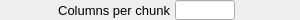
    <widget class="PyDMFrame" name="composite_9">
      <property name="geometry">
        <rect>
          <x>75</x>
          <y>580</y>
          <width>300</width>
          <height>20</height>
        </rect>
      </property>
      <widget class="QLabel" name="text_10">
        <property name="geometry">
          <rect>
            <x>0</x>
            <y>0</y>
            <width>170</width>
            <height>20</height>
          </rect>
        </property>
        <property name="text">
          <string>Columns per chunk</string>
        </property>
        <property name="font" stdset="0">
          <font>
            <pointsize>10</pointsize>
          </font>
        </property>
        <property name="brush" stdset="0">
          <brush brushstyle="SolidPattern">
            <color alpha="255">
              <red>0</red>
              <green>0</green>
              <blue>0</blue>
            </color>
          </brush>
        </property>
        <property name="toolTip">
          <string>text_10</string>
        </property>
        <property name="alignment">
          <set>Qt::AlignRight|Qt::AlignTrailing|Qt::AlignVCenter</set>
        </property>
        <property name="styleSheet">
          <string notr="true">QLabel#text_10 {
  color: rgb(0, 0, 0);
  }</string>
        </property>
      </widget>
      <widget class="PyDMLineEdit" name="text_entry_5">
        <property name="geometry">
          <rect>
            <x>175</x>
            <y>0</y>
            <width>60</width>
            <height>20</height>
          </rect>
        </property>
        <property name="channel" stdset="0">
          <string>ca://${prefix}NumColChunks</string>
        </property>
        <property name="toolTip">
          <string>${prefix}NumColChunks</string>
        </property>
        <property name="font" stdset="0">
          <font>
            <pointsize>10</pointsize>
          </font>
        </property>
        <property name="styleSheet">
          <string notr="true">PyDMLineEdit#text_entry_5 {
  color: rgb(0, 0, 0);
  background-color: rgb(115, 223, 255);
  border: 1px solid black;
  margin: 0px;
  padding: 0px;
  spacing: 0px;
  }</string>
        </property>
      </widget>
      <widget class="PyDMLabel" name="text_update_8">
        <property name="geometry">
          <rect>
            <x>240</x>
            <y>1</y>
            <width>60</width>
            <height>18</height>
          </rect>
        </property>
        <property name="toolTip">
          <string>PV: ${prefix}NumColChunks_RBV</string>
        </property>
        <property name="channel" stdset="0">
          <string>ca://${prefix}NumColChunks_RBV</string>
        </property>
        <property name="font" stdset="0">
          <font>
            <pointsize>10</pointsize>
          </font>
        </property>
        <property name="alignment">
          <set>Qt::AlignLeading|Qt::AlignLeft|Qt::AlignVCenter</set>
        </property>
        <property name="textInteractionFlags">
          <set>Qt::TextSelectableByKeyboard|Qt::TextSelectableByMouse</set>
        </property>
        <property name="styleSheet">
          <string notr="true">PyDMLabel#text_update_8 {
  color: rgb(10, 0, 184);
  background-color: rgb(187, 187, 187);
  }</string>
        </property>
      </widget>
    </widget>
